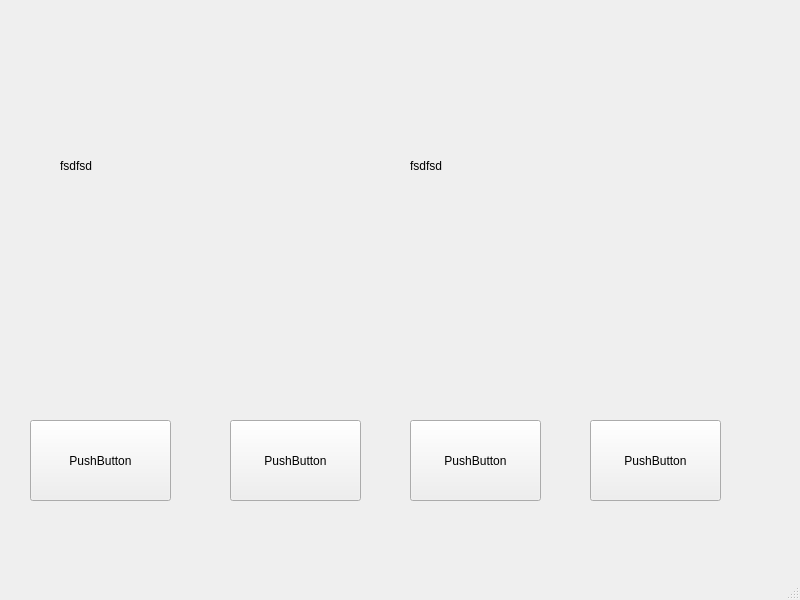
<?xml version="1.0" encoding="UTF-8"?>
<ui version="4.0">
 <class>MainWindow</class>
 <widget class="QMainWindow" name="MainWindow">
  <property name="geometry">
   <rect>
    <x>0</x>
    <y>0</y>
    <width>800</width>
    <height>600</height>
   </rect>
  </property>
  <property name="windowTitle">
   <string>MainWindow</string>
  </property>
  <widget class="QWidget" name="centralwidget">
   <widget class="QLabel" name="label">
    <property name="geometry">
     <rect>
      <x>60</x>
      <y>30</y>
      <width>321</width>
      <height>271</height>
     </rect>
    </property>
    <property name="text">
     <string>fsdfsd</string>
    </property>
   </widget>
   <widget class="QLabel" name="label_2">
    <property name="geometry">
     <rect>
      <x>410</x>
      <y>30</y>
      <width>321</width>
      <height>271</height>
     </rect>
    </property>
    <property name="text">
     <string>fsdfsd</string>
    </property>
   </widget>
   <widget class="QPushButton" name="pushButton">
    <property name="geometry">
     <rect>
      <x>30</x>
      <y>420</y>
      <width>141</width>
      <height>81</height>
     </rect>
    </property>
    <property name="text">
     <string>PushButton</string>
    </property>
   </widget>
   <widget class="QPushButton" name="pushButton_2">
    <property name="geometry">
     <rect>
      <x>230</x>
      <y>420</y>
      <width>131</width>
      <height>81</height>
     </rect>
    </property>
    <property name="text">
     <string>PushButton</string>
    </property>
   </widget>
   <widget class="QPushButton" name="pushButton_3">
    <property name="geometry">
     <rect>
      <x>410</x>
      <y>420</y>
      <width>131</width>
      <height>81</height>
     </rect>
    </property>
    <property name="text">
     <string>PushButton</string>
    </property>
   </widget>
   <widget class="QPushButton" name="pushButton_4">
    <property name="geometry">
     <rect>
      <x>590</x>
      <y>420</y>
      <width>131</width>
      <height>81</height>
     </rect>
    </property>
    <property name="text">
     <string>PushButton</string>
    </property>
   </widget>
  </widget>
  <widget class="QMenuBar" name="menubar">
   <property name="geometry">
    <rect>
     <x>0</x>
     <y>0</y>
     <width>800</width>
     <height>26</height>
    </rect>
   </property>
  </widget>
  <widget class="QStatusBar" name="statusbar"/>
 </widget>
 <resources/>
 <connections/>
</ui>
